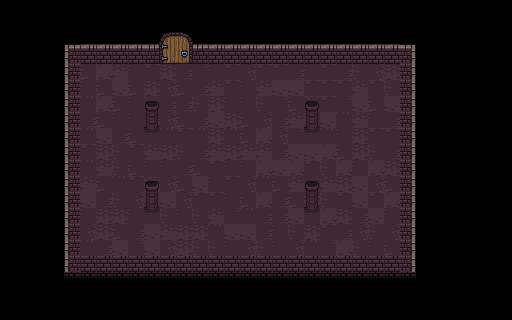

Rendered tile map (Tiled .tmx) drawn with the repository's tilesets; below, a short description and the full map source, tile grids included:
An orthogonal 32x20 tile map with 16x16 px tiles, 3 tile layers (Plancher, Murs, Door).

<map version="1.4" tiledversion="1.4.3" orientation="orthogonal" renderorder="right-down" width="32" height="20" tilewidth="16" tileheight="16" infinite="0" nextlayerid="4" nextobjectid="1">
 <tileset firstgid="1" name="dungeon" tilewidth="16" tileheight="16" tilecount="512" columns="32">
  <image source="0x72_16x16DungeonTileset.v5.png" width="512" height="256" />
 </tileset>
 <layer id="1" name="Plancher" width="32" height="20">
  <data encoding="csv">
0,0,0,0,0,0,0,0,0,0,0,0,0,0,0,0,0,0,0,0,0,0,0,0,0,0,0,0,0,0,0,0,
0,0,0,0,0,0,0,0,0,0,0,0,0,0,0,0,0,0,0,0,0,0,0,0,0,0,0,0,0,0,0,0,
0,0,0,0,0,0,0,0,0,0,0,0,0,0,0,0,0,0,0,0,0,0,0,0,0,0,0,0,0,0,0,0,
0,0,0,0,0,0,0,0,0,0,0,0,0,0,0,0,0,0,0,0,0,0,0,0,0,0,0,0,0,0,0,0,
0,0,0,0,0,196,226,195,260,258,194,193,257,260,258,225,258,258,193,260,258,193,228,225,194,0,0,0,0,0,0,0,
0,0,0,0,0,260,196,227,196,194,225,196,193,195,258,260,195,227,227,258,258,258,195,258,228,0,0,0,0,0,0,0,
0,0,0,0,0,259,226,196,260,260,193,193,228,194,260,260,228,257,196,258,258,257,227,196,227,0,0,0,0,0,0,0,
0,0,0,0,0,193,196,260,260,193,225,196,193,227,194,196,225,193,195,228,227,259,195,260,193,0,0,0,0,0,0,0,
0,0,0,0,0,259,227,193,196,196,259,258,259,194,259,196,226,225,257,226,259,260,194,258,258,0,0,0,0,0,0,0,
0,0,0,0,0,258,194,228,258,195,194,228,193,195,194,195,195,193,227,227,226,196,194,228,193,0,0,0,0,0,0,0,
0,0,0,0,0,259,195,228,196,260,260,193,196,258,260,260,226,227,226,258,228,226,260,226,194,0,0,0,0,0,0,0,
0,0,0,0,0,195,196,259,258,195,225,196,227,260,258,225,259,196,195,257,195,194,227,225,196,0,0,0,0,0,0,0,
0,0,0,0,0,227,193,228,225,227,227,225,258,258,260,196,226,193,196,194,228,258,227,258,226,0,0,0,0,0,0,0,
0,0,0,0,0,260,194,194,260,195,228,260,228,195,257,259,193,193,227,259,226,194,193,227,260,0,0,0,0,0,0,0,
0,0,0,0,0,225,194,196,193,227,195,194,194,259,227,227,193,260,228,194,258,193,225,228,225,0,0,0,0,0,0,0,
0,0,0,0,0,259,193,227,257,227,225,194,228,228,260,225,228,260,225,259,257,226,228,260,196,0,0,0,0,0,0,0,
0,0,0,0,0,0,0,0,0,0,0,0,0,0,0,0,0,0,0,0,0,0,0,0,0,0,0,0,0,0,0,0,
0,0,0,0,0,0,0,0,0,0,0,0,0,0,0,0,0,0,0,0,0,0,0,0,0,0,0,0,0,0,0,0,
0,0,0,0,0,0,0,0,0,0,0,0,0,0,0,0,0,0,0,0,0,0,0,0,0,0,0,0,0,0,0,0,
0,0,0,0,0,0,0,0,0,0,0,0,0,0,0,0,0,0,0,0,0,0,0,0,0,0,0,0,0,0,0,0
</data>
 </layer>
 <layer id="2" name="Murs" width="32" height="20">
  <data encoding="csv">
0,0,0,0,0,0,0,0,0,0,0,0,0,0,0,0,0,0,0,0,0,0,0,0,0,0,0,0,0,0,0,0,
0,0,0,0,0,0,0,0,0,0,0,0,0,0,0,0,0,0,0,0,0,0,0,0,0,0,0,0,0,0,0,0,
0,0,0,0,20,1,1,1,1,1,1,1,1,1,1,1,1,1,1,1,1,1,1,1,1,21,0,0,0,0,0,0,
0,0,0,0,52,33,33,33,33,33,33,33,33,33,33,33,33,33,33,33,33,33,33,33,33,53,0,0,0,0,0,0,
0,0,0,0,52,0,0,0,0,0,0,0,0,0,0,0,0,0,0,0,0,0,0,0,0,53,0,0,0,0,0,0,
0,0,0,0,52,0,0,0,0,0,0,0,0,0,0,0,0,0,0,0,0,0,0,0,0,53,0,0,0,0,0,0,
0,0,0,0,52,0,0,0,0,366,0,0,0,0,0,0,0,0,0,366,0,0,0,82,0,53,0,0,0,0,0,0,
0,0,0,0,52,0,0,0,0,398,0,0,0,0,0,0,0,0,0,398,0,0,0,0,0,53,0,0,0,0,0,0,
0,0,0,0,52,0,0,0,0,430,0,0,0,0,0,0,0,0,0,430,0,0,0,82,0,53,0,0,0,0,0,0,
0,0,0,0,52,0,0,0,0,0,0,0,0,0,0,0,0,0,0,0,0,0,0,0,0,53,0,0,0,0,0,0,
0,0,0,0,52,0,0,0,0,0,0,0,0,0,0,0,0,0,0,0,0,0,0,82,0,53,0,0,0,0,0,0,
0,0,0,0,52,0,0,0,0,366,0,0,0,0,0,0,0,0,0,366,0,0,0,0,0,53,0,0,0,0,0,0,
0,0,0,0,52,0,0,0,0,398,0,0,0,0,0,0,0,0,0,398,0,0,0,0,0,53,0,0,0,0,0,0,
0,0,0,0,52,0,0,0,0,430,0,0,0,0,0,0,0,0,0,430,0,0,0,0,0,53,0,0,0,0,0,0,
0,0,0,0,52,0,0,0,0,0,0,0,0,0,0,0,0,0,0,0,0,0,0,0,0,53,0,0,0,0,0,0,
0,0,0,0,52,0,0,0,0,0,0,0,0,0,0,0,0,0,0,0,0,0,0,0,0,53,0,0,0,0,0,0,
0,0,0,0,52,33,33,33,33,33,33,33,33,33,33,33,33,33,33,33,33,33,33,33,33,53,0,0,0,0,0,0,
0,0,0,0,282,282,282,282,282,282,282,282,282,282,282,282,282,282,282,282,282,282,282,282,282,282,0,0,0,0,0,0,
0,0,0,0,0,0,0,0,0,0,0,0,0,0,0,0,0,0,0,0,0,0,0,0,0,0,0,0,0,0,0,0,
0,0,0,0,0,0,0,0,0,0,0,0,0,0,0,0,0,0,0,0,0,0,0,0,0,0,0,0,0,0,0,0
</data>
 </layer>
 <layer id="3" name="Door" width="32" height="20">
  <data encoding="csv">
0,0,0,0,0,0,0,0,0,0,0,0,0,0,0,0,0,0,0,0,0,0,0,0,0,0,0,0,0,0,0,0,
0,0,0,0,0,0,0,0,0,0,0,0,0,0,0,0,0,0,0,0,0,0,0,0,0,0,0,0,0,0,0,0,
0,0,0,0,0,0,0,0,0,55,56,57,58,0,0,0,0,0,0,0,0,0,0,0,0,0,0,0,0,0,0,0,
0,0,0,0,0,0,0,0,0,87,88,89,90,0,0,0,0,0,0,0,0,0,0,0,0,0,0,0,0,0,0,0,
0,0,0,0,0,0,0,0,0,0,0,0,0,0,0,0,0,0,0,0,0,0,0,0,0,0,0,0,0,0,0,0,
0,0,0,0,0,0,0,0,0,0,0,0,0,0,0,0,0,0,0,0,0,0,0,0,0,0,0,0,0,0,0,0,
0,0,0,0,0,0,0,0,0,0,0,0,0,0,0,0,0,0,0,0,0,0,0,0,0,0,0,0,0,0,0,0,
0,0,0,0,0,0,0,0,0,0,0,0,0,0,0,0,0,0,0,0,0,0,0,0,0,0,0,0,0,0,0,0,
0,0,0,0,0,0,0,0,0,0,0,0,0,0,0,0,0,0,0,0,0,0,0,0,0,0,0,0,0,0,0,0,
0,0,0,0,0,0,0,0,0,0,0,0,0,0,0,0,0,0,0,0,0,0,0,0,0,0,0,0,0,0,0,0,
0,0,0,0,0,0,0,0,0,0,0,0,0,0,0,0,0,0,0,0,0,0,0,0,0,0,0,0,0,0,0,0,
0,0,0,0,0,0,0,0,0,0,0,0,0,0,0,0,0,0,0,0,0,0,0,0,0,0,0,0,0,0,0,0,
0,0,0,0,0,0,0,0,0,0,0,0,0,0,0,0,0,0,0,0,0,0,0,0,0,0,0,0,0,0,0,0,
0,0,0,0,0,0,0,0,0,0,0,0,0,0,0,0,0,0,0,0,0,0,0,0,0,0,0,0,0,0,0,0,
0,0,0,0,0,0,0,0,0,0,0,0,0,0,0,0,0,0,0,0,0,0,0,0,0,0,0,0,0,0,0,0,
0,0,0,0,0,0,0,0,0,0,0,0,0,0,0,0,0,0,0,0,0,0,0,0,0,0,0,0,0,0,0,0,
0,0,0,0,0,0,0,0,0,0,0,0,0,0,0,0,0,0,0,0,0,0,0,0,0,0,0,0,0,0,0,0,
0,0,0,0,0,0,0,0,0,0,0,0,0,0,0,0,0,0,0,0,0,0,0,0,0,0,0,0,0,0,0,0,
0,0,0,0,0,0,0,0,0,0,0,0,0,0,0,0,0,0,0,0,0,0,0,0,0,0,0,0,0,0,0,0,
0,0,0,0,0,0,0,0,0,0,0,0,0,0,0,0,0,0,0,0,0,0,0,0,0,0,0,0,0,0,0,0
</data>
 </layer>
</map>
